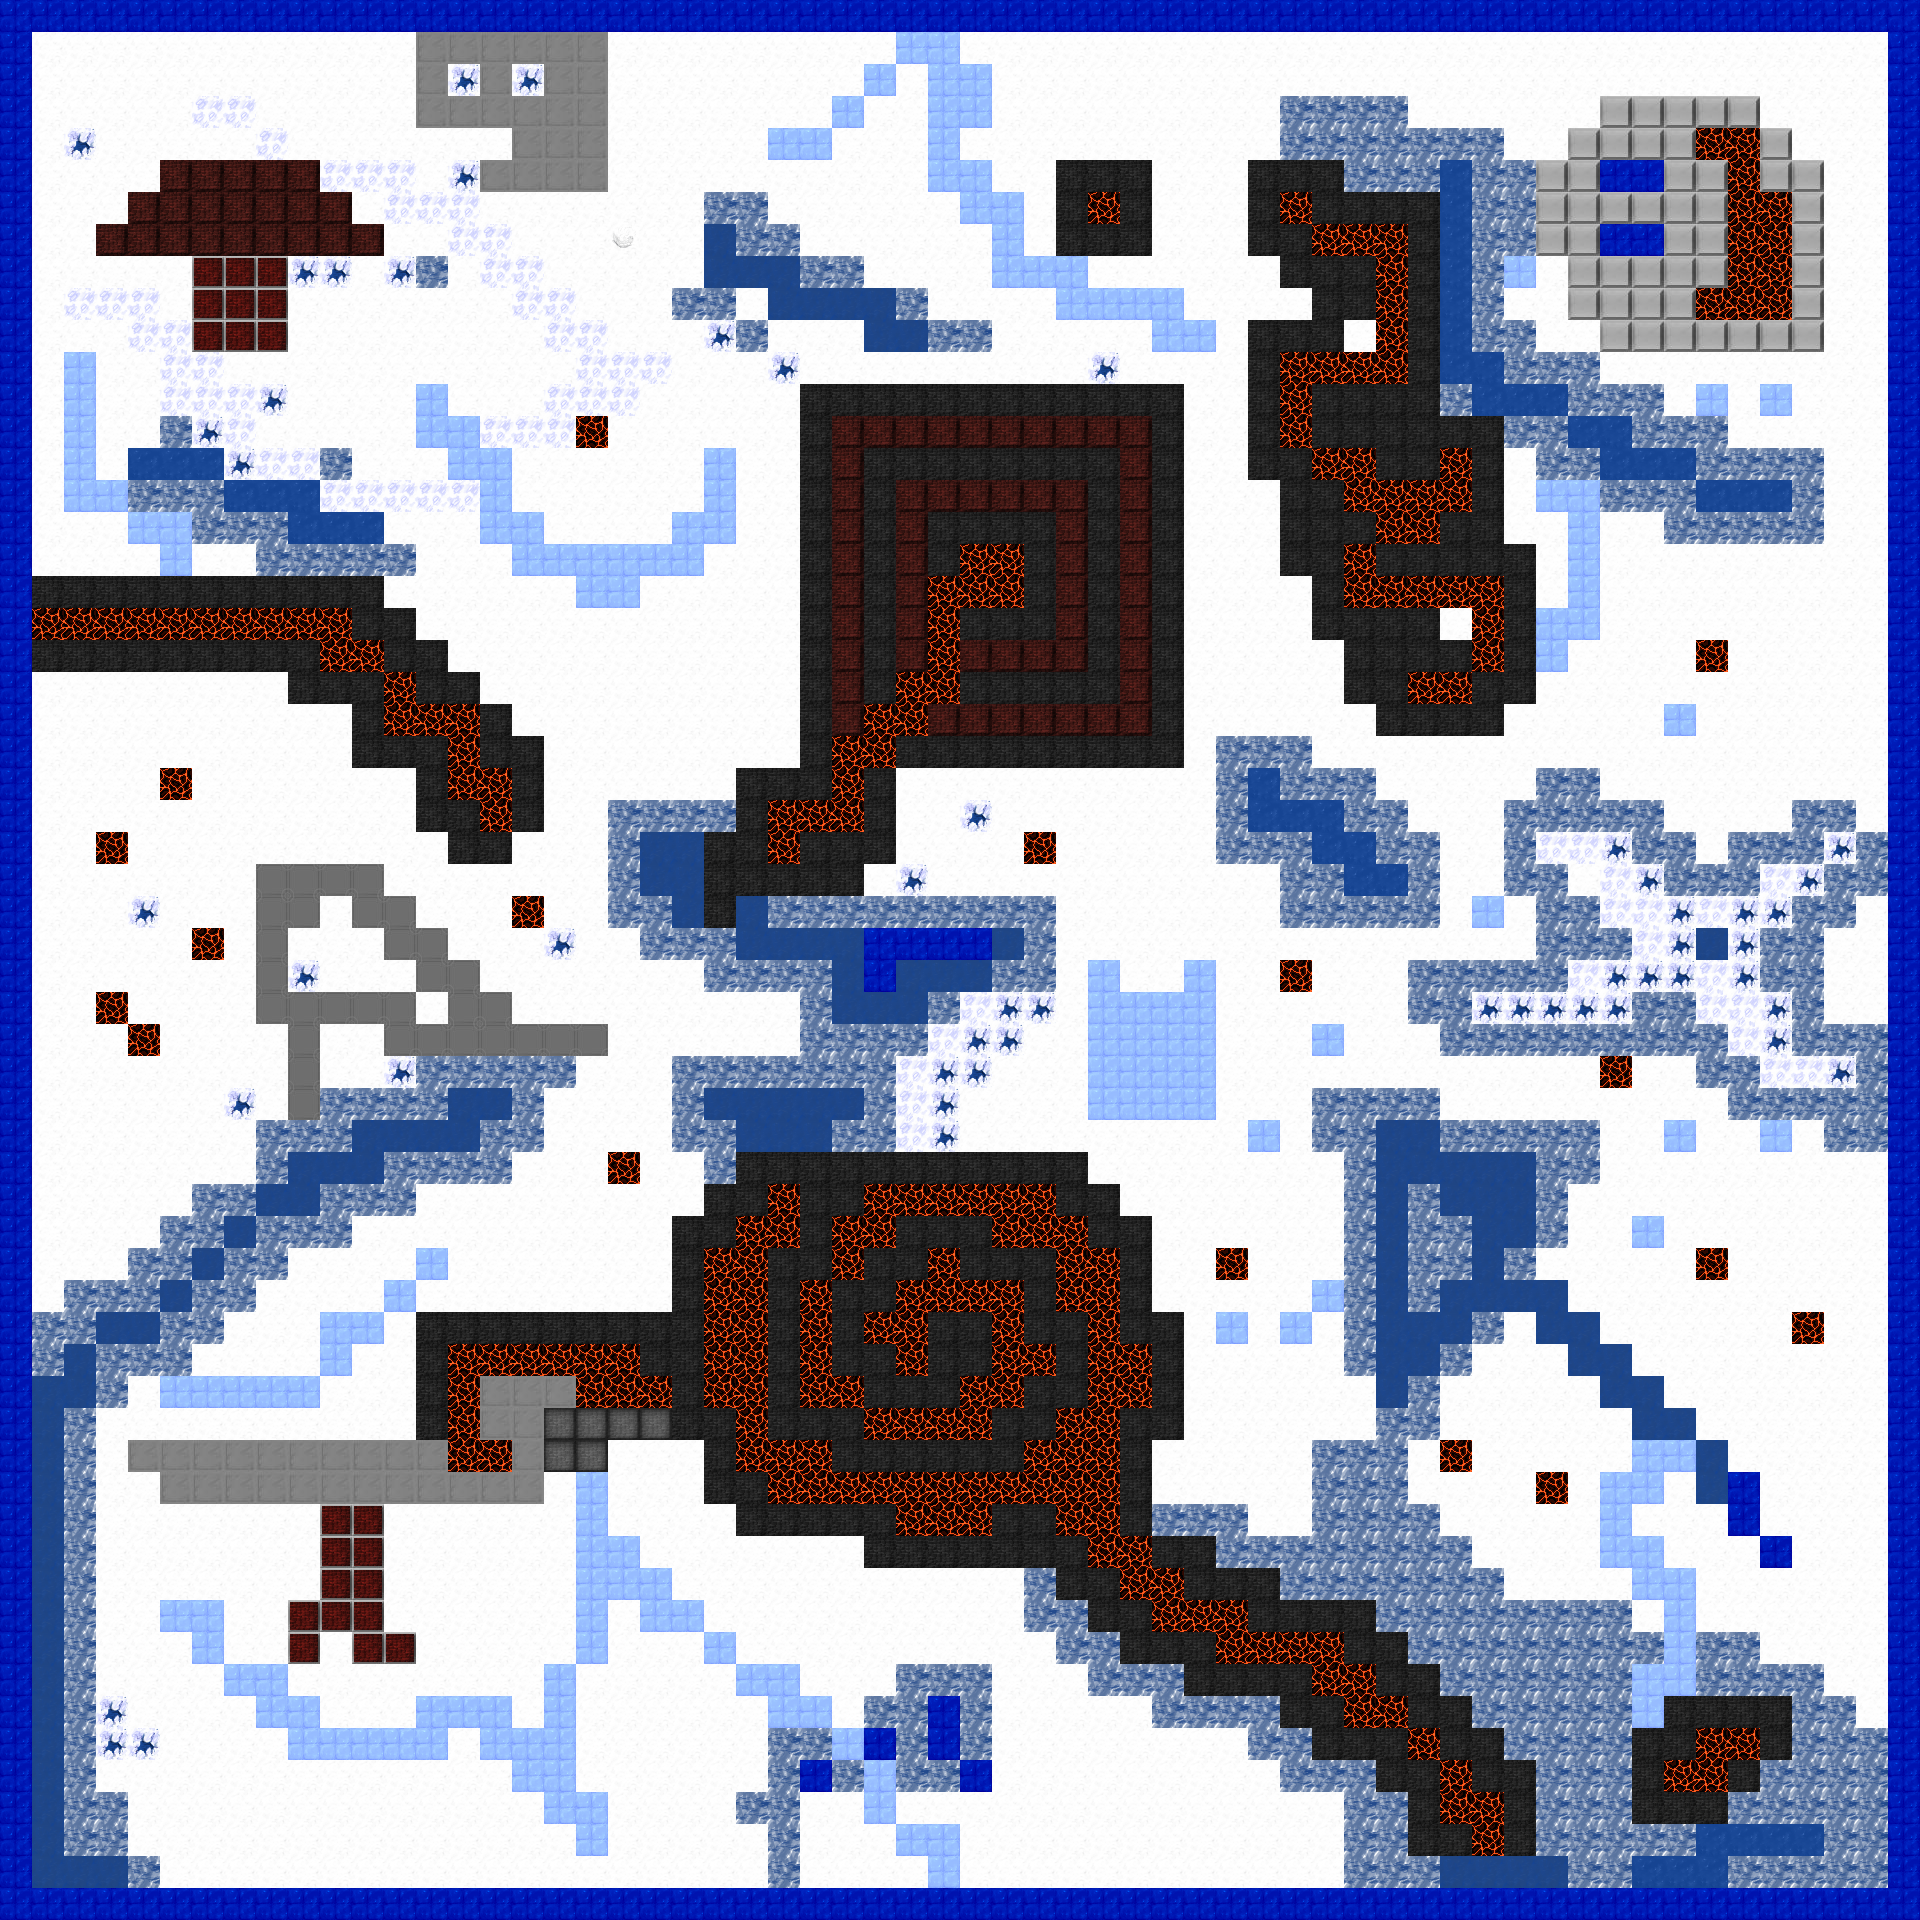

A level layout from a 2D game, rendered from its tile map. Below: a short description, then the map file with tile-grid data replaced by summaries:
An orthogonal 60x60 tile map with 32x32 px tiles, 1 tile layer (background_layer), 6 tilesets and 15 objects.

<map version="1.0" orientation="orthogonal" renderorder="right-down" width="60" height="60" tilewidth="32" tileheight="32" nextobjectid="18">
 <tileset firstgid="1" name="landscape" tilewidth="32" tileheight="32" tilecount="64">
  <image source="../tiles/landscape.png" width="256" height="256" />
 </tileset>
 <tileset firstgid="65" name="lava" tilewidth="32" tileheight="32" tilecount="9">
  <image source="../tiles/lava.png" width="96" height="96" />
 </tileset>
 <tileset firstgid="74" name="key" tilewidth="24" tileheight="32" tilecount="1">
  <image source="../tiles/key.png" width="24" height="32" />
 </tileset>
 <tileset firstgid="75" name="bat" tilewidth="32" tileheight="32" tilecount="16">
  <image source="../tiles/bat-sprite32x32.png" width="128" height="128" />
 </tileset>
 <tileset firstgid="91" name="wm" tilewidth="32" tileheight="32" tilecount="1">
  <image source="../tiles/wm.png" width="32" height="32" />
 </tileset>
 <tileset firstgid="92" name="door" tilewidth="16" tileheight="32" tilecount="1536">
  <image source="../tiles/door.png" width="1024" height="768" />
 </tileset>
 <layer name="background_layer" width="60" height="60">
  <data>[3600 cells, 3600 non-empty, 17 distinct tile ids]</data>
 </layer>
 <objectgroup name="collectables_layer">
  <object id="1" gid="74" x="196" y="129" width="24" height="32" />
  <object id="2" gid="74" x="1573" y="1728" width="24" height="32" />
  <object id="3" gid="74" x="517" y="1666" width="24" height="32" />
  <object id="4" gid="74" x="1216" y="510" width="24" height="32" />
  <object id="5" gid="74" x="616" y="1022" width="24" height="32" />
  <object id="6" gid="74" x="167" y="865" width="24" height="32" />
 </objectgroup>
 <objectgroup name="enemies_layer1">
  <object id="9" gid="76" x="1571" y="1217" width="32" height="32" />
  <object id="10" gid="76" x="1441" y="799" width="32" height="32" />
  <object id="11" gid="76" x="580" y="671" width="32" height="32" />
  <object id="12" gid="76" x="447" y="1601" width="32" height="32" />
 </objectgroup>
 <objectgroup name="enemies_layer2">
  <object id="13" gid="91" x="1060" y="143" width="32" height="32" />
  <object id="14" gid="91" x="1798" y="1605" width="32" height="32" />
  <object id="15" gid="91" x="643" y="1470" width="32" height="32" />
  <object id="16" gid="91" x="59" y="724" width="32" height="32" />
 </objectgroup>
 <objectgroup name="exit_layer">
  <object id="17" gid="164" x="1119" y="992" width="64" height="65" />
 </objectgroup>
</map>
